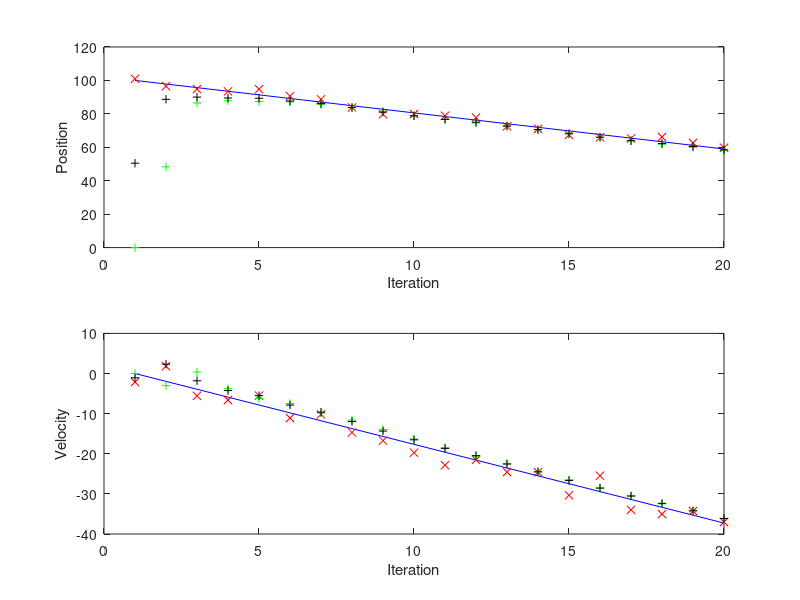

MATLAB code to generate this figure:
% -*- comment-start: "%"; -*-

clear;

global g dt;

N =  20;
dt = 0.2;
g = 9.81;

%%%% FIRST START WITH CREATING TRUE TRAJECTORY AND MEASURED (SMEARED) ONE
y0true = [ 100; 0]
ytrue = zeros(2,N);
ymeas = zeros(2,N);
sigma = 2;
for i=1:N
         ytrue(1, i) = y0true(1) - (i-1)*g*dt - (i-1)*g*dt^2/2;
         ytrue(2, i) = y0true(2) - (i-1)*g*dt;
         ymeas(:,i) = normrnd(ytrue(:,i),sigma);
end

%%%% CREATE INITIAL
%state vector
x = zeros(2,N);
x(:,1) = ymeas(:,1)*0.5 ;
P = [10*sigma 0;
        0 10*sigma];
V = [1 0;
       0 1];
R = [sigma^2 0
       0 sigma^2];
A = [1 dt;
       0 1];
H = [1 0;
       0 1];

%%%% KALMAN
x_= zeros(2,N);
for t=2:N
    x_(:,t) =[ x(1,t-1) - g*dt - g*dt^2/2
               x(2,t-1) - g*dt ];

    P_ = A*P*A';
    K = P_*H'/(H*P_*H'+V*R*V');
    x(:,t) = x_(:,t) + K*(ymeas(:,t)-x_(:,t));
    P =(eye(2)-K*H)*P_;
end

figure;
subplot(2,1,1);
plot(ytrue(1,:), 'b',ymeas(1,:), 'rx', x_(1,:), 'g+', x(1,:), 'k+');
xlabel("Iteration");
ylabel("Position");
subplot(2,1,2);
plot(ytrue(2,:), 'b',ymeas(2,:), 'rx', x_(2,:), 'g+', x(2,:), 'k+');
xlabel("Iteration");
ylabel("Velocity");
print -dpng kalman1D_stateVector2D.png

